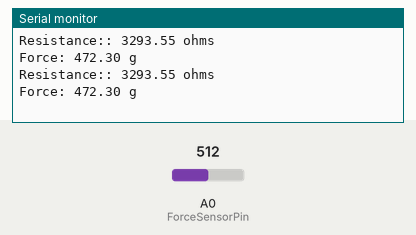
The sketch below on a simulated Arduino Uno, built with avr-gcc and run on an emulated ATmega328P. On the bench: the last lines printed to the serial monitor. Inputs (shaded band) come from the test bench; at power-on: A0 (ForceSensorPin) = 512.

Above: at 1.2 s.
1.3 s: A0 (ForceSensorPin) set to 0
At 2.7 s:
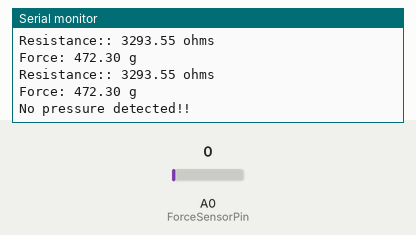
4.5 s: A0 (ForceSensorPin) set to 1023
At 5.8 s:
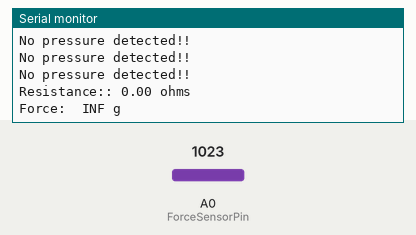

Measured:
- after the input at 1.3 s, the serial monitor: prints a new line after 0.70 s (image 1)
- after the input at 4.5 s, the serial monitor: prints a new line after 0.50 s (image 2)

The sketch:

Force_Resistor_Test_Sketch.ino
```cpp
#define ButtonPin 2
#define ForceSensorPin 0

static int voltageTicks;
static float VoltageForceSensor = 0;
static float ResistanceForceSensor = 0;
static float Force;
static float PeakForce;
static float conductanceForceSensor = 1;
const float VCC = 4.98; //Measured volatege at the Arduino 5V line
const float R_DIV = 3300; //Resistance of a 3.3K resistor

void VoltageToForce(){
  voltageTicks = analogRead(ForceSensorPin);
  if(voltageTicks != 0) {
    // use ADC reading to calculate voltage
    VoltageForceSensor = VCC * voltageTicks / 1023.0;
    ResistanceForceSensor = R_DIV *(VCC / VoltageForceSensor - 1);

    Serial.println("Resistance:: " + String(ResistanceForceSensor) + " ohms");

    conductanceForceSensor = 1.0 / ResistanceForceSensor;

    if(ResistanceForceSensor <= 600){
      Force = (conductanceForceSensor - 0.00075) / 0.00000032639;
    } else {
      Force = conductanceForceSensor / 0.000000642857;
    }

    //convert gram force to Newtons
    //Force = Force * .00980665;

    Serial.println("Force: " + String(Force) + " g");
    Serial.println();

  } else {
    //no pressure detected, so do nothing
    Serial.println("No pressure detected!! ");
    Serial.println();
  }
}

void setup() {
  // put your setup code here, to run once:
  pinMode(ButtonPin, INPUT);
  voltageTicks = analogRead(ForceSensorPin);
  PeakForce = 0;
  Serial.begin(9600);
}

void loop() {
  // put your main code here, to run repeatedly:
  VoltageToForce();
  delay(1000);
}
```
